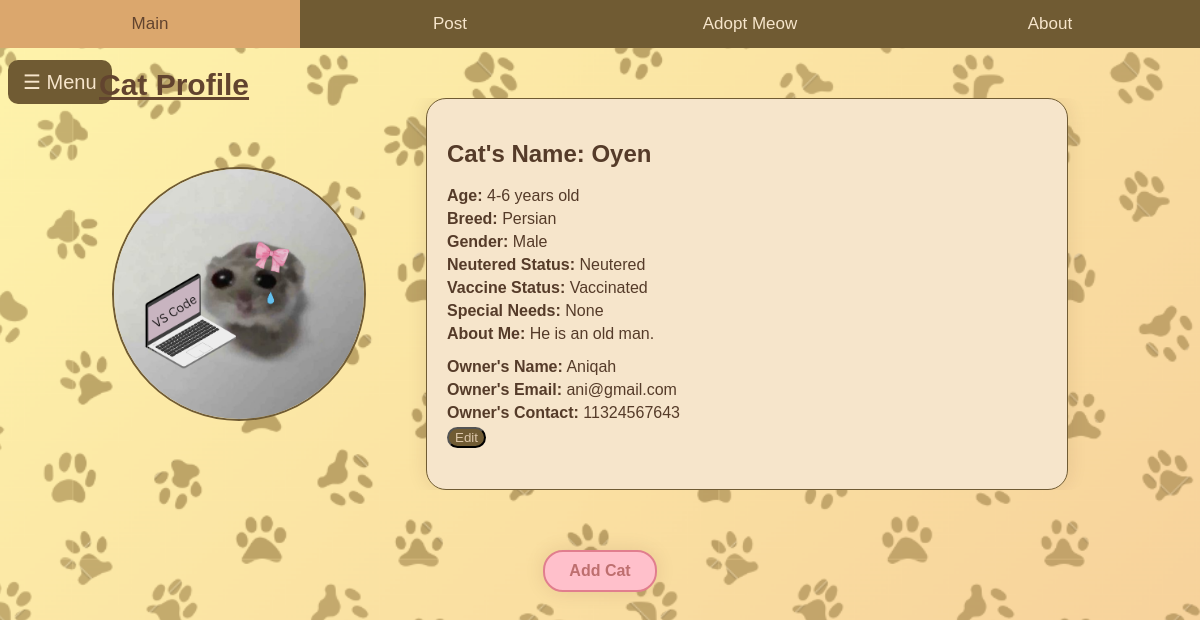
/profile_page, run on the app's committed database.
### home/models.py (models this page shows, shortened)
class RegisterCat(db.Model):
    id = db.Column(db.Integer, primary_key=True)
    cat_name = db.Column(db.String(100), nullable=False)
    cat_photo = db.Column(db.String(255), nullable=True)
    cat_age = db.Column(db.Integer, nullable=False)
    cat_breed = db.Column(db.String(100), nullable=False)
    cat_gender = db.Column(db.String(10), nullable=False)
    cat_neutered = db.Column(db.String(10), nullable=False)
    cat_vaccine = db.Column(db.String(10), nullable=False)
    cat_special_needs = db.Column(db.String(100), nullable=False)
    cat_about_me = db.Column(db.String(200), nullable=False)
    owner_name = db.Column(db.String(100), nullable=False)
    owner_email = db.Column(db.String(100), nullable=False)
    owner_contact = db.Column(db.Integer, nullable=False)

### home/views.py (the view)
@views.route('/profile_page')
def profile_page():
    formcat = RegisterCat.query.all()
    return render_template('catprofile.html', formcat=formcat)

### home/templates/catprofile.html (shortened to what this page needs)
<!DOCTYPE html>
<html lang="en">
    <head>
        <link rel='stylesheet' type='text/css' href="{{url_for('static',filename='main.css')}}">
    </head>
    <body class="catprofilepage">
        <div class="topnav">
            <a class="active" href="/mainpage">Main</a>
            <a href="/post">Post</a>
            <a href="/adoptmeow">Adopt Meow</a>
            <a href="/donation">About</a>
          </div>
        <span class="menu-button" onclick="openNav()">&#9776; Menu</span>
        <br />
        <p class="profileheader"><b><u>Cat Profile</u></b></p>
        <div class="catprofile_container">
            {% for cat in formcat %}
            <div class="catprofile catprofile{{ loop.index }}">
                <div class="cat_pfp">
                    <img src="{{ cat.cat_photo }}" alt="Cat Photo">
                </div>
                <div class="cat_info">
                    <h2>Cat's Name: {{ cat.cat_name }}</h2>
                    <p><strong>Age:</strong> {{ cat.cat_age }} years old</p>
                    <p><strong>Breed:</strong> {{ cat.cat_breed }} </p>
                    <p><strong>Gender:</strong> {{ cat.cat_gender }} </p>
                    <p><strong>Neutered Status:</strong> {{ cat.cat_neutered }} </p>
                    <p><strong>Vaccine Status:</strong> {{ cat.cat_vaccine }} </p>
                    <p><strong>Special Needs:</strong> {{ cat.cat_special_needs }} </p>
                    <p><strong>About Me:</strong> {{ cat.cat_about_me }} </p>
                    <div class="catowner_info">
                    <p><strong>Owner's Name:</strong> {{ cat.owner_name }} </p>
                    <p><strong>Owner's Email:</strong> {{ cat.owner_email }} </p>
                    <p><strong>Owner's Contact:</strong> {{ cat.owner_contact }} </p>
                    </div>
                    <button class="editcatprofile">Edit</button>
                </div>
            </div>
            {% endfor %}
        </div>
            <div class="addcat_button_container">
                <a href="/registercat" class="addcat_button"><b>Add Cat</b></a>
            </div>
    </body>
</html>

### home/static/main.css (style rules this page uses)
body { margin: 0; padding: 0; overflow-x: hidden; background-color: #ffdc9c; margin-top: 100px; font-family: Arial, Helvetica, sans-serif; }
.topnav { overflow: hidden; background-color: #705b33; position: fixed; width: 100%; top: 0; z-index: 1; }
.topnav a { float: left; color: #f6e5cb; text-align: center; padding: 14px 0;; text-decoration: none; font-size: 17px; width: 25%; }
.topnav a:hover, a.active { background-color: #dba76d; color: #62442f; font-size: 17px; }
.topnav::after { content: ""; display: table; clear: both; }
.menu-button { position: absolute; top: 60px; left: 8px; font-size: 20px; cursor: pointer; color: #f6e5cb; background-color: #705b33; padding: 10px 15px; border-radius: 10px; }
.catprofilepage { background-image: url('photos/catformbg.png'); background-size: cover; background-position: center; background-attachment: fixed; margin: 0; padding-top: 80px; color: #553b29; text-align: center; }
.profileheader { color: #62442f; font-size: 30px; padding: 10px 15px; position: absolute; z-index: 0; top: 28px; left: 7%; }
.catprofile_container { display: block; flex-wrap: wrap; justify-content: center; gap:40px; margin-top: 20px; margin: 0 auto; width: fit-content; max-width: 100%; text-align: center; }
.catprofile { display: flex; align-items: center; border-radius: 20px; overflow: hidden; margin-bottom: 40px; }
.cat_pfp { width: 250px; height: 250px; border-radius: 50%; border: #705b33 solid 2px; overflow: hidden; margin-right: 40px; flex: 0 0 250px; }
.cat_pfp img { width: 100%; height: 100%; object-fit: cover; }
.cat_info { background-color: #f6e5cb; border-radius: 20px; border: 1px solid #705b33; padding: 20px; flex: 1; width: 600px; height: 350px; box-shadow: 0 0 20px rgba(59, 31, 11,0.1); margin: 0 20px; text-align: left; white-space: normal; align-content: center; overflow-y: auto; overflow-x: hidden; }
.cat_info h2 { margin-top: 0; text-align: left; }
.cat_info p { margin: 5px 0; text-align: left; }
.catowner_info { margin-top: 15px; }
.editcatprofile { background-color: #705b33; border-radius: 20px; color:#ddc7ab; }
.addcat_button_container { position: relative; margin-top: 20px; margin-bottom: 40px; justify-content: center; display: flex; }
.addcat_button { background-color: #FFC0CB; color: #be6f6f; padding: 10px 20px; text-decoration: none; border-radius: 20px; border: #e17e8e solid 2px; display: block; margin-top: 20px; width: 70px; box-shadow: 0 0 20px rgba(60, 9, 23, 0.1); align-items: center; }

### data on the page
RegisterCat: cat_photo (picture), cat_name "Oyen", cat_age "4-6", cat_breed "Persian", cat_gender "Male", cat_neutered "Neutered", cat_vaccine "Vaccinated", cat_special_needs "None", cat_about_me "He is an old man.", owner_name "Aniqah", owner_email "ani@gmail.com", owner_contact "11324567643"
